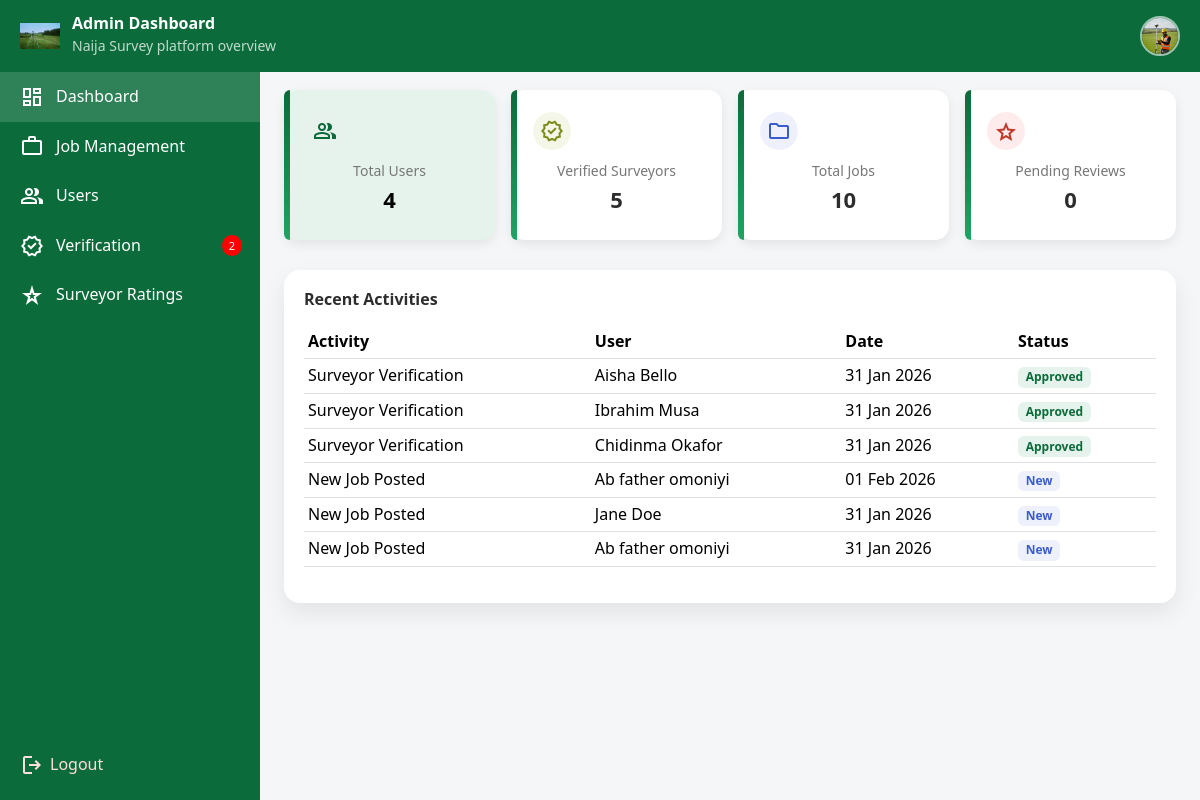
Page /admin/dashboard.php (signed in) on the committed database.
### tables this page shows
CREATE TABLE IF NOT EXISTS `surveyors_profile` (
  `id` int NOT NULL AUTO_INCREMENT,
  `account_id` int NOT NULL,
  `first_name` varchar(100) NOT NULL,
  `surname` varchar(100) NOT NULL,
  `other_names` varchar(100) DEFAULT NULL,
  `phone_number` varchar(20) NOT NULL,
  `whatsapp_number` varchar(20) NOT NULL,
  `years_of_experience` int NOT NULL,
  `bio` text NOT NULL,
  `state` varchar(100) NOT NULL,
  `lga` varchar(100) NOT NULL,
  `address` text NOT NULL,
  `profile_image` varchar(255) NOT NULL,
  `id_type` varchar(50) NOT NULL,
  `id_document` varchar(255) NOT NULL,
  `surcon_number` varchar(50) NOT NULL,
  `specialization` enum('Land & Boundary Survey','Engineering Survey','Topographic Survey','Cadastral Survey','Hydrographic Survey','GIS Survey') NOT NULL,
  `verification_status` enum('pending','verified','rejected') NOT NULL DEFAULT 'pending',
  `verified_at` datetime NOT NULL DEFAULT CURRENT_TIMESTAMP,
  `created_at` datetime NOT NULL DEFAULT CURRENT_TIMESTAMP,
  `updated_at` datetime NOT NULL DEFAULT CURRENT_TIMESTAMP ON UPDATE CURRENT_TIMESTAMP,
  `rating` decimal(2,1) NOT NULL DEFAULT '0.0',
  `reviews_count` int NOT NULL DEFAULT '0',
  PRIMARY KEY (`id`),
  KEY `fk_surveyor_user` (`account_id`)
);

CREATE TABLE IF NOT EXISTS `jobs` (
  `id` int NOT NULL AUTO_INCREMENT,
  `client_profile_id` int NOT NULL,
  `job_title` varchar(255) NOT NULL,
  `job_description` text NOT NULL,
  `proposed_budget` varchar(100) NOT NULL,
  `job_state` varchar(100) NOT NULL,
  `job_lga` varchar(100) NOT NULL,
  `job_address` text NOT NULL,
  `job_status` enum('available','taken','completed') NOT NULL DEFAULT 'available',
  `created_at` datetime NOT NULL DEFAULT CURRENT_TIMESTAMP,
  PRIMARY KEY (`id`),
  KEY `fk_jobs_client` (`client_profile_id`)
);

CREATE TABLE IF NOT EXISTS `clients_profile` (
  `id` int NOT NULL AUTO_INCREMENT,
  `account_id` int NOT NULL,
  `first_name` varchar(100) NOT NULL,
  `surname` varchar(100) NOT NULL,
  `other_names` varchar(100) DEFAULT NULL,
  `phone_number` varchar(20) NOT NULL,
  `whatsapp_number` varchar(20) NOT NULL,
  `bio` text NOT NULL,
  `state` varchar(100) NOT NULL,
  `lga` varchar(100) NOT NULL,
  `address` text NOT NULL,
  `profile_image` varchar(255) NOT NULL,
  `id_type` varchar(50) NOT NULL,
  `id_document` varchar(255) NOT NULL,
  `verification_status` enum('pending','verified','rejected') NOT NULL DEFAULT 'pending',
  `verified_at` datetime NOT NULL DEFAULT CURRENT_TIMESTAMP,
  `created_at` datetime NOT NULL DEFAULT CURRENT_TIMESTAMP,
  `updated_at` datetime NOT NULL DEFAULT CURRENT_TIMESTAMP ON UPDATE CURRENT_TIMESTAMP,
  PRIMARY KEY (`id`),
  KEY `fk_client_user` (`account_id`)
);

### Admin/dashboard.php (the view, shortened to what this page needs)
<?php
require_once "../config/db-connect.php";
$stmt = $pdo->query("SELECT COUNT(*) FROM accounts");
$totalUsers = $stmt->fetchColumn();
$stmt = $pdo->prepare("
    SELECT COUNT(*)
    FROM surveyors_profile
    WHERE verification_status = 'verified'
");
$stmt->execute();
$verifiedSurveyors = $stmt->fetchColumn();
$stmt = $pdo->query("SELECT COUNT(*) FROM jobs");
$totalJobs = $stmt->fetchColumn();
$pendingReviews = 0;
$recentSurveyors = $pdo->query("
    SELECT first_name, surname, verified_at
    FROM surveyors_profile
    WHERE verification_status = 'verified'
    ORDER BY verified_at DESC
    LIMIT 3
")->fetchAll(PDO::FETCH_ASSOC);
$recentJobs = $pdo->query("
    SELECT j.job_title, j.created_at, c.first_name, c.surname
    FROM jobs j
    JOIN clients_profile c ON j.client_profile_id = c.id
    ORDER BY j.created_at DESC
    LIMIT 3
")->fetchAll(PDO::FETCH_ASSOC);
?>
<!DOCTYPE html>
<html lang="en">
<head>
<link href="https://cdn.jsdelivr.net/npm/bootstrap@5.3.3/dist/css/bootstrap.min.css" rel="stylesheet">
<link rel="stylesheet" href="../assets/css/style.css">
</head>
<body>
<?php include __DIR__ . '/../components/nav.php'; ?>
<?php include __DIR__ . '/../components/admin-sidebar.php'; ?>
<div class="container-fluid px-6 px-md-4 main">
  <div class="row g-3">
    <div class="col-md-3"><div class="stat-card active" data-box="users">
      <div class="icon-circle users"><span class="material-symbols-outlined">group</span></div>
      <div class="stat-label">Total Users</div><div class="stat-value"><?php echo number_format($totalUsers); ?></div>
    </div></div>
    <div class="col-md-3"><div class="stat-card" data-box="verified">
      <div class="icon-circle verified"><span class="material-symbols-outlined">verified</span></div>
      <div class="stat-label">Verified Surveyors</div><div class="stat-value"><?php echo number_format($verifiedSurveyors); ?></div>
    </div></div>
    <div class="col-md-3"><div class="stat-card" data-box="jobs">
      <div class="icon-circle jobs"><span class="material-symbols-outlined">folder</span></div>
      <div class="stat-label">Total Jobs</div><div class="stat-value"><?php echo number_format($totalJobs); ?></div>
    </div></div>
    <div class="col-md-3"><div class="stat-card" data-box="reviews">
      <div class="icon-circle reviews"><span class="material-symbols-outlined">star</span></div>
      <div class="stat-label">Pending Reviews</div><div class="stat-value"><?php echo number_format($pendingReviews); ?></div>
    </div></div>
  </div>
  <div class="recent">
    <h6 class="fw-bold mb-3">Recent Activities</h6>
    <div class="table-responsive">
      <table class="table table-sm">
        <thead>
          <tr><th>Activity</th><th>User</th><th>Date</th><th>Status</th></tr>
        </thead>
        <tbody>
          <?php foreach ($recentSurveyors as $s): ?>
            <tr>
              <td>Surveyor Verification</td>
              <td><?php echo htmlspecialchars($s['first_name'].' '.$s['surname']); ?></td>
              <td><?php echo date("d M Y", strtotime($s['verified_at'])); ?></td>
              <td><span class="badge badge-approved">Approved</span></td>
            </tr>
          <?php endforeach; ?>
          <?php foreach ($recentJobs as $j): ?>
            <tr>
              <td>New Job Posted</td>
              <td><?php echo htmlspecialchars($j['first_name'].' '.$j['surname']); ?></td>
              <td><?php echo date("d M Y", strtotime($j['created_at'])); ?></td>
              <td><span class="badge badge-new">New</span></td>
            </tr>
          <?php endforeach; ?>
        </tbody>
      </table>
    </div>
  </div>
</div>
</body>
</html>

### rows in the picture
surveyors_profile: first_name+surname "Aisha Bello", verified_at "31 Jan 2026"
surveyors_profile: first_name+surname "Ibrahim Musa", verified_at "31 Jan 2026"
surveyors_profile: first_name+surname "Chidinma Okafor", verified_at "31 Jan 2026"
jobs: client_profile.surname "Ab father omoniyi", created_at "01 Feb 2026"
jobs: client_profile.surname "Jane Doe", created_at "31 Jan 2026"
jobs: client_profile.surname "Ab father omoniyi", created_at "31 Jan 2026"

### other values in the picture
$totalPendingVerifications "2"
$totalUsers "4"
$verifiedSurveyors "5"
$totalJobs "10"
$pendingReviews "0"
